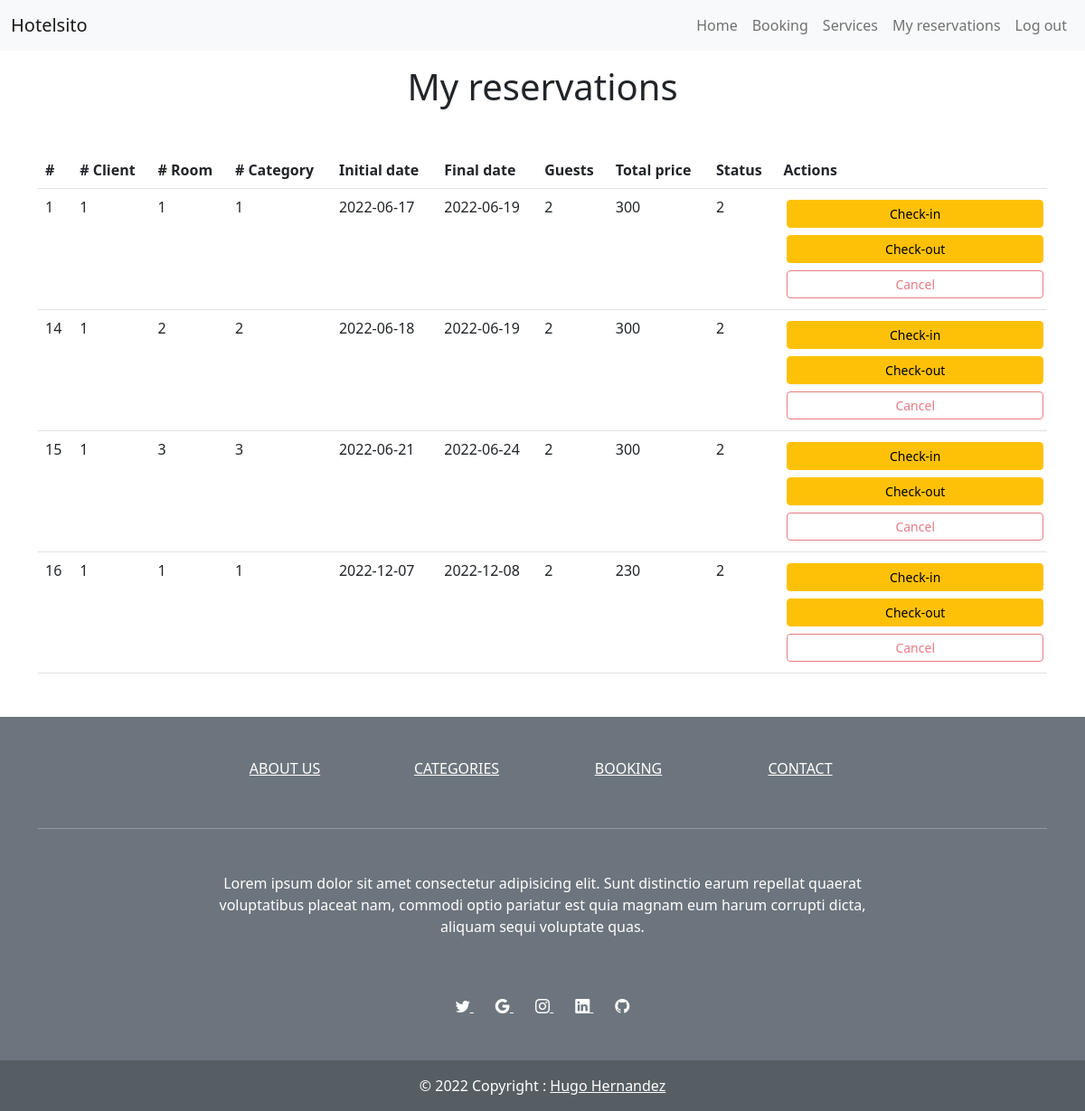
Page /client_reservations.php (signed in) on the earlier database version.
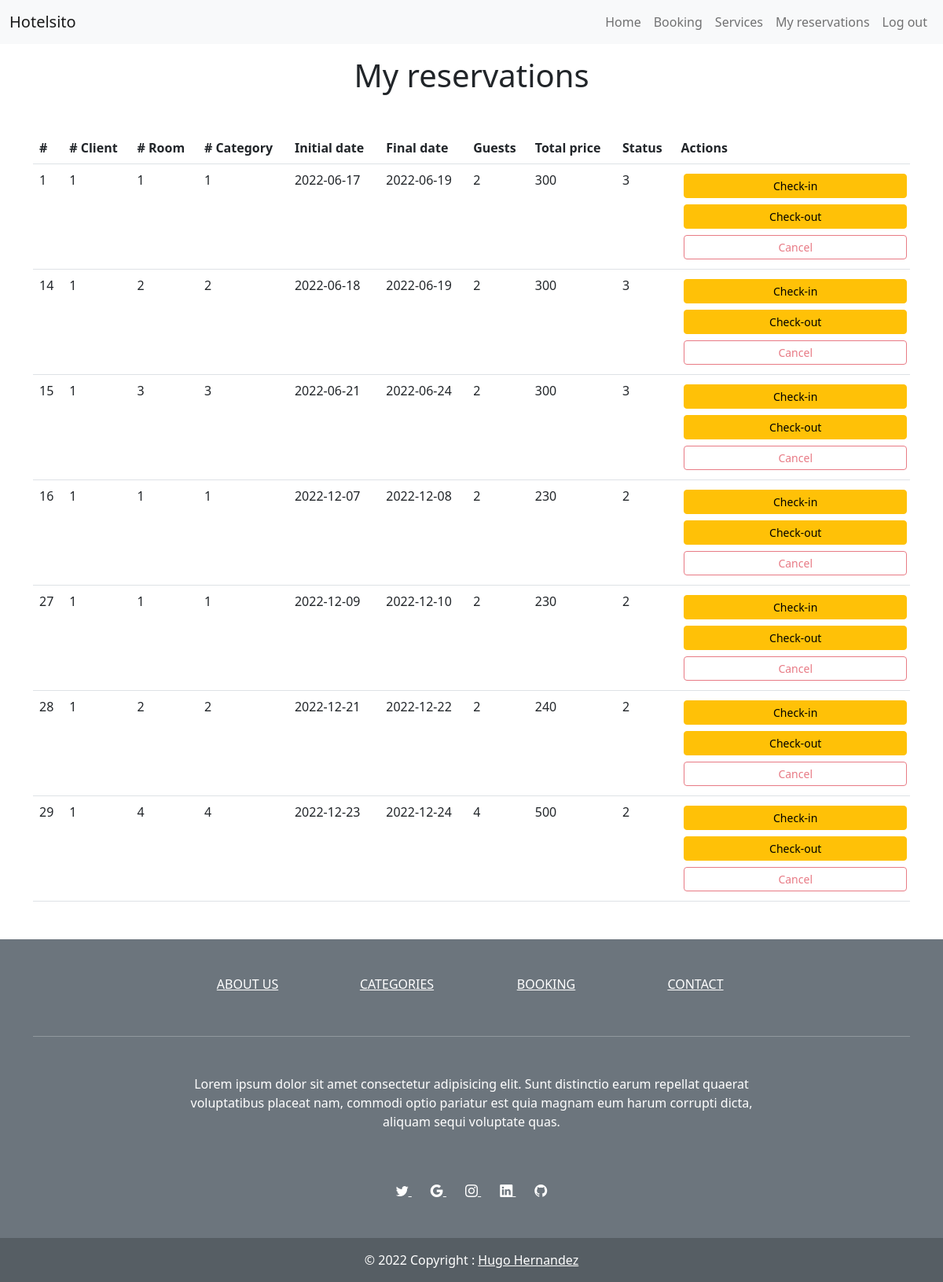
Same page on the later database version.
### tables this page shows
CREATE TABLE IF NOT EXISTS `039_reservations` (
  `ID_reservation` int(11) NOT NULL AUTO_INCREMENT,
  `ID_client` int(11) NOT NULL,
  `ID_room` int(11) DEFAULT NULL,
  `ID_category` int(11) NOT NULL,
  `initial_date` date NOT NULL,
  `final_date` date NOT NULL,
  `number_guests` int(11) NOT NULL,
  `total_price` int(11) NOT NULL,
  `ID_status` int(11) NOT NULL DEFAULT 1,
  PRIMARY KEY (`ID_reservation`),
  KEY `ID_client` (`ID_client`),
  KEY `ID_room` (`ID_room`),
  KEY `ID_status` (`ID_status`),
  KEY `ID_category` (`ID_category`)
);

### client_reservations.php (the view, shortened to what this page needs)
<?php
require($_SERVER['DOCUMENT_ROOT'] . '/student039/dwes/templates/header.php');
include($_SERVER['DOCUMENT_ROOT'] . '/student039/dwes/db/db_checkout.php');
$id_client = $_SESSION['user_id'];
$sql = "SELECT * FROM 039_reservations WHERE ID_client = $id_client";
$result = mysqli_query($conn, $sql);
$reservations = mysqli_fetch_all($result, MYSQLI_ASSOC);
?>
<h1 class="text-center mt-3">My reservations</h1>
<div class="container my-5">
    <?php if ($reservations) : ?>
        <table class="table table-hover">
            <thead>
                <tr>
                    <th scope="col">#</th>
                    <th scope="col"># Client</th>
                    <th scope="col"># Room</th>
                    <th scope="col"># Category</th>
                    <th scope="col">Initial date</th>
                    <th scope="col">Final date</th>
                    <th scope="col">Guests</th>
                    <th scope="col">Total price</th>
                    <th scope="col">Status</th>
                    <th scope="col">Actions</th>
                </tr>
            </thead>
            <tbody>
                <?php foreach ($reservations as $reservation) : ?>
                    <tr>
                        <?php
                        foreach ($reservation as $reservation_data) : ?>
                            <td>
                                <?php
                                echo $reservation_data ?? 'No room assigned'; ?>
                            </td>
                        <?php endforeach; ?>
                        <td>
                            <form method="POST">
                                <button type="submit" name="checkin" class="w-100 m-1 btn btn-warning btn-sm">Check-in</button>
                                <button type="submit" name="checkout" class="w-100 m-1 btn btn-warning btn-sm">Check-out</button>
                                <button type="submit" disabled name="cancel" class="w-100 m-1 btn btn-outline-danger btn-sm">Cancel</button>
                            </form>
                        </td>
                    </tr>
                <?php endforeach; ?>
            </tbody>
        </table>
    <?php endif; ?>
</div>
<?php
require($_SERVER['DOCUMENT_ROOT'] . '/student039/dwes/templates/footer.php');
?>

### templates/header.php (shortened to what this page needs)
<?php
$type_client = 'client';
?>
<!DOCTYPE html>
<html lang="en">
<head>
  <link rel="stylesheet" href="https://cdn.jsdelivr.net/npm/bootstrap@5.2.2/dist/css/bootstrap.min.css" />
  <link rel="stylesheet" href="https://cdn.jsdelivr.net/npm/bootstrap-icons@1.10.2/font/bootstrap-icons.css">
</head>
<body>
  <header>
    <nav class="navbar navbar-expand-lg bg-light">
      <div class="container-fluid">
        <a class="navbar-brand" href="/student039/dwes/index.php">Hotelsito</a>
        <?php
        switch ($_SESSION['type']) {
          case $type_client:
            include($_SERVER['DOCUMENT_ROOT'] . '/student039/dwes/templates/nav_client.php');
            break;
        }
        ?>
      </div>
    </nav>
  </header>

### templates/nav_client.php
<div class="collapse navbar-collapse" id="navbarSupportedContent">
    <ul class="navbar-nav ms-auto mb-2 mb-lg-0">
        <li class="nav-item">
            <a class="nav-link" href="/student039/dwes/index.php">Home</a>
        </li>
        <li class="nav-item">
            <a class="nav-link" href="/student039/dwes/booking.php">Booking</a>
        </li>
        <li class="nav-item">
            <a class="nav-link" href="/student039/dwes/services.php">Services</a>
        </li>
        <li class="nav-item">
            <a class="nav-link" href="/student039/dwes/client_reservations.php">My reservations</a>
        </li>
        <li class="nav-item">
            <a class="nav-link" href="/student039/dwes/db/db_logout.php">Log out</a>
        </li>
    </ul>
</div>

### templates/footer.php (shortened to what this page needs)
<footer class="text-center text-white bg-secondary">
    <div class="container">
        <section class="mt-5">
            <div class="row text-center d-flex justify-content-center pt-5">
                <div class="col-md-2">
                    <h6 class="text-uppercase font-weight-bold">
                        <a href="#!" class="text-white">About us</a>
                    </h6>
                </div>
                <div class="col-md-2">
                    <h6 class="text-uppercase font-weight-bold">
                        <a href="#!" class="text-white">Categories</a>
                    </h6>
                </div>
                <div class="col-md-2">
                    <h6 class="text-uppercase font-weight-bold">
                        <a href="#!" class="text-white">Booking</a>
                    </h6>
                </div>
                <div class="col-md-2">
                    <h6 class="text-uppercase font-weight-bold">
                        <a href="#!" class="text-white">Contact</a>
                    </h6>
                </div>
            </div>
        </section>
        <hr class="my-5" />
        <section class="mb-5">
            <div class="row d-flex justify-content-center">
                <div class="col-lg-8">
                    <p>
                        Lorem ipsum dolor sit amet consectetur adipisicing elit. Sunt
                        distinctio earum repellat quaerat voluptatibus placeat nam,
                        commodi optio pariatur est quia magnam eum harum corrupti
                        dicta, aliquam sequi voluptate quas.
                    </p>
                </div>
            </div>
        </section>
        <section class="text-center mb-5">
            <a href="" class="text-white me-4">
                <i class="bi bi-twitter"></i>
            </a>
            <a href="" class="text-white me-4">
                <i class="bi bi-google"></i>
            </a>
            <a href="" class="text-white me-4">
                <i class="bi bi-instagram"></i>
            </a>
            <a href="" class="text-white me-4">
                <i class="bi bi-linkedin"></i>
            </a>
            <a href="https://github.com/HernandezHugo/GS-DAW/tree/master/student039/DWES" class="text-white me-4">
                <i class="bi bi-github"></i>
            </a>
        </section>
    </div>
    <div class="text-center p-3" style="background-color: rgba(0, 0, 0, 0.2)">
        © 2022 Copyright :
        <a class="text-white" href="https://github.com/HernandezHugo/GS-DAW/tree/master/student039/DWES">Hugo Hernandez</a>
    </div>
</footer>
</body>
</html>

Differences in the rows shown:
added 039_reservations: ID_reservation "27", reservation_data "1", initial_date "2022-12-09", final_date "2022-12-10", reservation_data "2", total_price "230"
added 039_reservations: ID_reservation "28", ID_client "1", reservation_data "2", initial_date "2022-12-21", final_date "2022-12-22", total_price "240"
added 039_reservations: ID_reservation "29", ID_client "1", reservation_data "4", initial_date "2022-12-23", final_date "2022-12-24", total_price "500", ID_status "2"
Other differences:
new list line: "3"
list line gone: "2"
